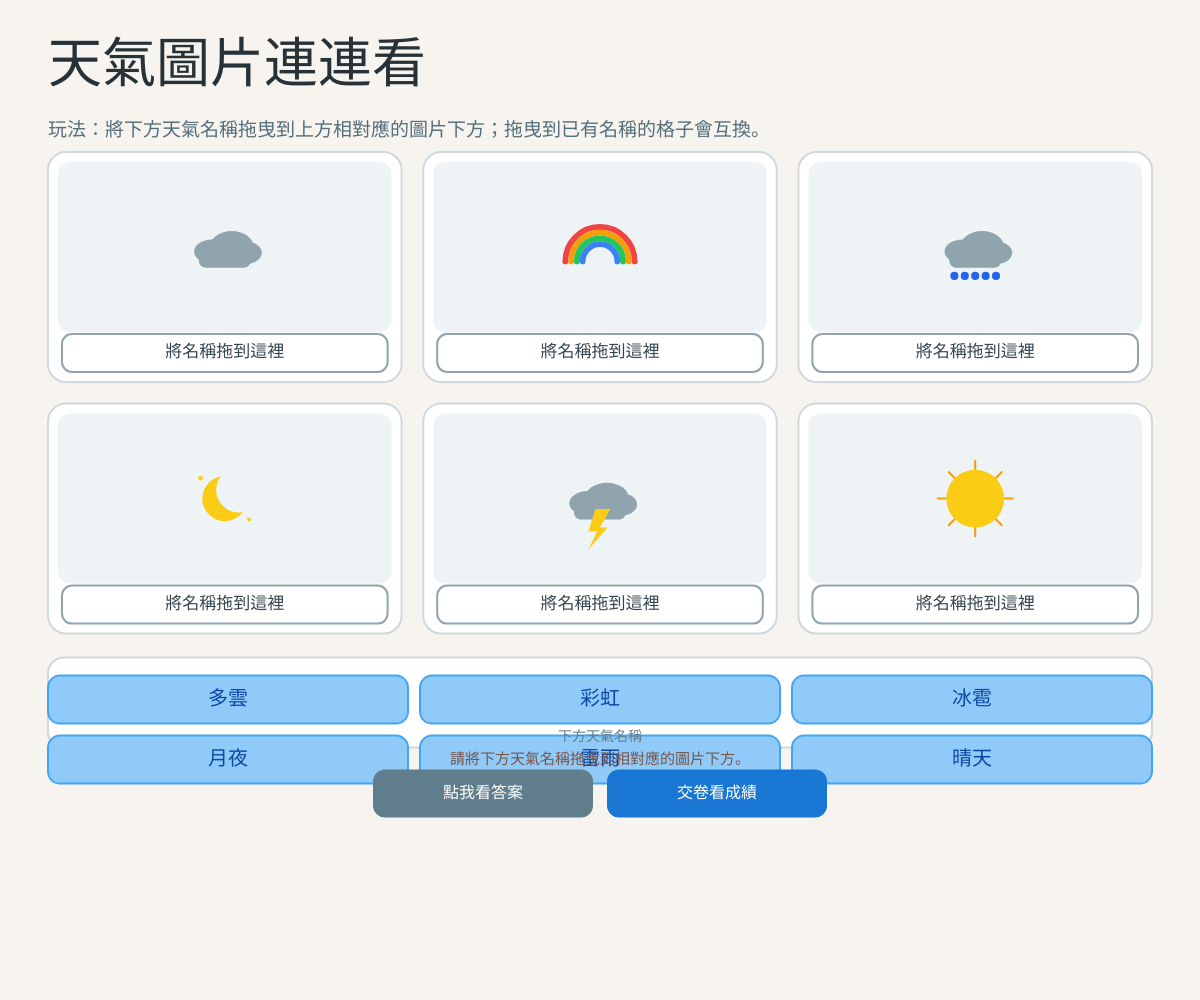
Frame 1 (no input)
Frame 60 (no input): identical to frame 1, image omitted
Frame 120 (the mouse pressed at the canvas centre since frame 60): identical to frame 1, image omitted

The p5.js sketch that drew this single still picture (run headless with seeded random() and noise() and a simulated clock; from frame 60 on, the mouse is pressed at the canvas centre):

// p5.js sketch
// ── sketch.js
let canvasElement = null; // 儲存 p5.js 畫布元素
let selectedWeather = []; // 儲存本次抽出的六種天氣
let slotAnswers = []; // 儲存六個圖片格的答案
let nameBank = []; // 儲存下方尚未放置的名稱
let draggedItem = null; // 儲存目前拖曳中的天氣名稱
let draggedSource = null; // 儲存拖曳來源資料
let dragX = 0; // 儲存拖曳中的 X 座標
let dragY = 0; // 儲存拖曳中的 Y 座標
let answerRevealed = false; // 紀錄是否已顯示答案
let submitted = false; // 紀錄是否已交卷
let score = 0; // 儲存測驗分數
let noticeText = ""; // 儲存操作提示文字
let noticeUntil = 0; // 儲存提示顯示期限
let confetti = []; // 儲存彩帶物件
let layout = {}; // 儲存響應式版面資料

const CORRECT_COLOR = "#d8e2dc"; // 設定正確答案背景顏色
const WRONG_COLOR = "#f4acb7"; // 設定錯誤答案背景顏色

const WEATHER_BANK = [ // 建立十二種天氣資料
  { name: "晴天", type: "sun" }, // 設定晴天資料
  { name: "多雲", type: "cloud" }, // 設定多雲資料
  { name: "下雨", type: "rain" }, // 設定下雨資料
  { name: "下雪", type: "snow" }, // 設定下雪資料
  { name: "雷雨", type: "thunder" }, // 設定雷雨資料
  { name: "彩虹", type: "rainbow" }, // 設定彩虹資料
  { name: "大風", type: "wind" }, // 設定大風資料
  { name: "霧天", type: "fog" }, // 設定霧天資料
  { name: "颱風", type: "storm" }, // 設定颱風資料
  { name: "月夜", type: "moon" }, // 設定月夜資料
  { name: "炎熱", type: "heat" }, // 設定炎熱資料
  { name: "冰雹", type: "hail" }, // 設定冰雹資料
]; // 結束天氣資料

function setup() { // 定義 p5.js 初始化函式
  canvasElement = createCanvas(windowWidth, windowHeight); // 建立全螢幕畫布
  canvasElement.position(0, 0); // 將畫布放在頁面左上角
  canvasElement.style("z-index", "0"); // 將畫布設定在底層
  document.body.style.margin = "0"; // 移除網頁預設邊界
  document.body.style.overflow = "hidden"; // 防止頁面出現捲軸
  document.body.style.touchAction = "none"; // 防止觸控時捲動網頁
  textFont("Arial, Noto Sans TC, sans-serif"); // 設定中文字型
  textAlign(CENTER, CENTER); // 設定文字置中
  rectMode(CORNER); // 設定矩形繪製模式
  startNewQuiz(); // 開始新的測驗
} // 結束 setup 函式

function draw() { // 定義 p5.js 主繪圖函式
  background("#f7f4ef"); // 設定全螢幕背景顏色
  updateLayout(); // 更新響應式版面
  drawHeader(); // 繪製標題與玩法
  drawWeatherCards(); // 繪製六張天氣圖片卡片
  drawNameBank(); // 繪製下方天氣名稱
  drawButtons(); // 繪製功能按鈕
  drawNotice(); // 繪製提示訊息
  drawDraggedItem(); // 繪製拖曳中的天氣名稱
  if (submitted && score / selectedWeather.length > 0.6) { // 判斷是否需要顯示彩帶
    updateConfetti(); // 更新彩帶位置
    drawConfetti(); // 繪製彩帶效果
  } // 結束彩帶判斷
} // 結束 draw 函式

function startNewQuiz() { // 定義重新開始測驗函式
  selectedWeather = shuffle([...WEATHER_BANK]).slice(0, 6); // 從十二種天氣隨機抽出六種
  selectedWeather = shuffle(selectedWeather); // 再次打亂圖片排列順序
  slotAnswers = Array(6).fill(null); // 清空六個圖片格
  nameBank = selectedWeather.map((weather) => weather.name); // 建立下方名稱清單
  answerRevealed = false; // 隱藏答案結果
  submitted = false; // 設定尚未交卷
  score = 0; // 將分數歸零
  draggedItem = null; // 清除拖曳項目
  draggedSource = null; // 清除拖曳來源
  confetti = []; // 清除彩帶
  noticeText = "請將下方天氣名稱拖曳到相對應的圖片下方。"; // 設定操作提示
  noticeUntil = millis() + 3000; // 設定提示結束時間
} // 結束 startNewQuiz 函式

function updateLayout() { // 定義響應式版面函式
  const margin = constrain(width * 0.04, 16, 48); // 計算頁面邊界
  const contentWidth = min(width - margin * 2, 1200); // 計算內容寬度
  const contentX = (width - contentWidth) / 2; // 計算內容起始位置
  const titleY = constrain(height * 0.07, 38, 68); // 計算標題位置
  const instructionY = titleY + 42; // 計算玩法說明位置
  const cardsY = instructionY + 42; // 計算天氣卡片位置
  const columns = width < 700 ? 2 : 3; // 依畫面寬度決定欄數
  const gap = constrain(width * 0.018, 10, 22); // 設定卡片間距
  const cardWidth = (contentWidth - gap * (columns - 1)) / columns; // 計算卡片寬度
  const cardHeight = width < 700 ? 190 : 230; // 計算卡片高度
  const rows = ceil(6 / columns); // 計算卡片列數
  const bankY = cardsY + rows * cardHeight + (rows - 1) * gap + 24; // 計算名稱區位置
  const bankHeight = width < 700 ? 150 : 90; // 計算名稱區高度
  const buttonY = bankY + bankHeight + 22; // 計算按鈕位置
  const buttonWidth = min(contentWidth * 0.28, 220); // 計算按鈕寬度
  const buttonHeight = 48; // 計算按鈕高度
  layout = { // 建立版面資料
    margin, // 儲存頁面邊界
    contentWidth, // 儲存內容寬度
    contentX, // 儲存內容起始位置
    titleY, // 儲存標題位置
    instructionY, // 儲存玩法位置
    cardsY, // 儲存卡片位置
    columns, // 儲存欄數
    gap, // 儲存卡片間距
    cardWidth, // 儲存卡片寬度
    cardHeight, // 儲存卡片高度
    rows, // 儲存卡片列數
    bankY, // 儲存名稱區位置
    bankHeight, // 儲存名稱區高度
    buttonY, // 儲存按鈕位置
    buttonWidth, // 儲存按鈕寬度
    buttonHeight, // 儲存按鈕高度
  }; // 結束版面資料
} // 結束 updateLayout 函式

function drawHeader() { // 定義標題繪製函式
  noStroke(); // 關閉外框
  fill("#263238"); // 設定標題顏色
  textAlign(LEFT, CENTER); // 設定文字靠左
  textSize(constrain(width * 0.05, 26, 54)); // 設定標題大小
  text("天氣圖片連連看", layout.margin, layout.titleY); // 顯示標題
  fill("#546e7a"); // 設定玩法文字顏色
  textSize(constrain(width * 0.018, 13, 19)); // 設定玩法文字大小
  text("玩法：將下方天氣名稱拖曳到上方相對應的圖片下方；拖曳到已有名稱的格子會互換。", layout.margin, layout.instructionY, layout.contentWidth, 42); // 顯示玩法說明
  textAlign(CENTER, CENTER); // 還原文字置中
} // 結束 drawHeader 函式

function getCardPosition(index) { // 定義取得天氣卡片位置函式
  const column = index % layout.columns; // 計算卡片欄位
  const row = floor(index / layout.columns); // 計算卡片列數
  return { // 回傳卡片位置
    x: layout.contentX + column * (layout.cardWidth + layout.gap), // 計算卡片 X 座標
    y: layout.cardsY + row * (layout.cardHeight + layout.gap), // 計算卡片 Y 座標
  }; // 結束位置資料
} // 結束 getCardPosition 函式

function drawWeatherCards() { // 定義天氣卡片繪製函式
  selectedWeather.forEach((weather, index) => { // 逐一繪製六張天氣卡片
    const position = getCardPosition(index); // 取得目前卡片位置
    const imageHeight = layout.cardHeight - 60; // 計算圖示區高度
    const answerY = position.y + layout.cardHeight - 48; // 計算答案格位置
    const currentAnswer = slotAnswers[index]; // 取得目前格子的答案
    let cardColor = "#ffffff"; // 設定預設卡片顏色
    if (answerRevealed && currentAnswer !== null) { // 判斷是否已顯示答案
      cardColor = currentAnswer === weather.name ? CORRECT_COLOR : WRONG_COLOR; // 設定答案顏色
    } // 結束答案顏色判斷
    fill(cardColor); // 填入卡片背景顏色
    stroke("#cfd8dc"); // 設定卡片外框顏色
    strokeWeight(2); // 設定卡片外框粗細
    rect(position.x, position.y, layout.cardWidth, layout.cardHeight, 18); // 繪製卡片
    fill("#eef3f5"); // 設定圖示區背景顏色
    noStroke(); // 關閉圖示區外框
    rect(position.x + 10, position.y + 10, layout.cardWidth - 20, imageHeight, 12); // 繪製圖示區
    push(); // 儲存繪圖狀態
    translate(position.x + layout.cardWidth / 2, position.y + 10 + imageHeight / 2); // 移動到圖示區中心
    drawWeatherIcon(weather.type, min(layout.cardWidth, imageHeight) * 0.34); // 繪製天氣圖示
    pop(); // 還原繪圖狀態
    fill("#ffffff"); // 設定答案格背景
    stroke("#90a4ae"); // 設定答案格外框
    strokeWeight(2); // 設定答案格外框粗細
    rect(position.x + 14, answerY, layout.cardWidth - 28, 38, 10); // 繪製答案放置格
    noStroke(); // 關閉答案格外框
    fill("#37474f"); // 設定答案文字顏色
    textSize(constrain(width * 0.018, 12, 17)); // 設定答案文字大小
    text(currentAnswer === null ? "將名稱拖到這裡" : currentAnswer, position.x + layout.cardWidth / 2, answerY + 19); // 顯示答案內容
    if (answerRevealed && currentAnswer !== null) { // 判斷是否顯示對錯
      fill(currentAnswer === weather.name ? "#2e7d32" : "#c62828"); // 設定對錯顏色
      textSize(13); // 設定對錯文字大小
      text(currentAnswer === weather.name ? "✓ 正確" : "✗ 錯誤", position.x + layout.cardWidth / 2, answerY + 57); // 顯示對錯
    } // 結束對錯判斷
  }); // 結束卡片繪製
} // 結束 drawWeatherCards 函式

function drawWeatherIcon(type, size) { // 定義天氣圖示繪製函式
  if (type === "sun") drawSunIcon(size); // 繪製晴天圖示
  if (type === "cloud") drawCloudIcon(size); // 繪製多雲圖示
  if (type === "rain") drawRainIcon(size); // 繪製下雨圖示
  if (type === "snow") drawSnowIcon(size); // 繪製下雪圖示
  if (type === "thunder") drawThunderIcon(size); // 繪製雷雨圖示
  if (type === "rainbow") drawRainbowIcon(size); // 繪製彩虹圖示
  if (type === "wind") drawWindIcon(size); // 繪製大風圖示
  if (type === "fog") drawFogIcon(size); // 繪製霧天圖示
  if (type === "storm") drawStormIcon(size); // 繪製颱風圖示
  if (type === "moon") drawMoonIcon(size); // 繪製月夜圖示
  if (type === "heat") drawHeatIcon(size); // 繪製炎熱圖示
  if (type === "hail") drawHailIcon(size); // 繪製冰雹圖示
} // 結束 drawWeatherIcon 函式

function drawSunIcon(size) { // 定義晴天圖示
  stroke("#f59e0b"); // 設定陽光線條顏色
  strokeWeight(max(2, size * 0.035)); // 設定陽光線條粗細
  for (let index = 0; index < 8; index += 1) { // 繪製八條陽光
    const angle = index * TWO_PI / 8; // 計算陽光角度
    line(cos(angle) * size * 0.45, sin(angle) * size * 0.45, cos(angle) * size * 0.65, sin(angle) * size * 0.65); // 繪製陽光線
  } // 結束陽光迴圈
  noStroke(); // 關閉外框
  fill("#facc15"); // 設定太陽顏色
  circle(0, 0, size); // 繪製太陽
} // 結束 drawSunIcon 函式

function drawCloudIcon(size) { // 定義多雲圖示
  noStroke(); // 關閉外框
  fill("#90a4ae"); // 設定雲朵顏色
  ellipse(-size * 0.22, size * 0.08, size * 0.62, size * 0.42); // 繪製左側雲朵
  ellipse(size * 0.12, 0, size * 0.76, size * 0.55); // 繪製中間雲朵
  ellipse(size * 0.38, size * 0.1, size * 0.52, size * 0.38); // 繪製右側雲朵
  rect(-size * 0.45, size * 0.08, size * 0.9, size * 0.28, size * 0.12); // 連接雲朵底部
} // 結束 drawCloudIcon 函式

function drawRainIcon(size) { // 定義下雨圖示
  drawCloudIcon(size); // 先繪製雲朵
  stroke("#38bdf8"); // 設定雨滴顏色
  strokeWeight(max(2, size * 0.04)); // 設定雨滴粗細
  for (let index = -2; index <= 2; index += 1) { // 繪製五滴雨
    line(index * size * 0.18, size * 0.32, index * size * 0.18 - size * 0.08, size * 0.58); // 繪製雨滴
  } // 結束雨滴迴圈
} // 結束 drawRainIcon 函式

function drawSnowIcon(size) { // 定義下雪圖示
  drawCloudIcon(size); // 先繪製雲朵
  fill("#60a5fa"); // 設定雪花顏色
  noStroke(); // 關閉外框
  for (let index = -2; index <= 2; index += 1) { // 繪製五片雪花
    circle(index * size * 0.18, size * 0.48, size * 0.11); // 繪製雪花
  } // 結束雪花迴圈
} // 結束 drawSnowIcon 函式

function drawThunderIcon(size) { // 定義雷雨圖示
  drawCloudIcon(size); // 先繪製雲朵
  fill("#facc15"); // 設定閃電顏色
  noStroke(); // 關閉外框
  beginShape(); // 開始繪製閃電
  vertex(-size * 0.08, size * 0.18); // 設定閃電第一個頂點
  vertex(size * 0.18, size * 0.18); // 設定閃電第二個頂點
  vertex(0, size * 0.5); // 設定閃電第三個頂點
  vertex(size * 0.13, size * 0.5); // 設定閃電第四個頂點
  vertex(-size * 0.2, size * 0.88); // 設定閃電第五個頂點
  vertex(-size * 0.05, size * 0.57); // 設定閃電第六個頂點
  vertex(-size * 0.2, size * 0.57); // 設定閃電第七個頂點
  endShape(CLOSE); // 結束閃電圖形
} // 結束 drawThunderIcon 函式

function drawRainbowIcon(size) { // 定義彩虹圖示
  noFill(); // 不填滿彩虹
  strokeWeight(size * 0.1); // 設定彩虹線條粗細
  stroke("#ef4444"); // 設定紅色彩虹線
  arc(0, size * 0.25, size * 1.2, size * 1.2, PI, TWO_PI); // 繪製紅色彩虹
  stroke("#f59e0b"); // 設定橙色彩虹線
  arc(0, size * 0.25, size, size, PI, TWO_PI); // 繪製橙色彩虹
  stroke("#22c55e"); // 設定綠色彩虹線
  arc(0, size * 0.25, size * 0.8, size * 0.8, PI, TWO_PI); // 繪製綠色彩虹
  stroke("#3b82f6"); // 設定藍色彩虹線
  arc(0, size * 0.25, size * 0.6, size * 0.6, PI, TWO_PI); // 繪製藍色彩虹
} // 結束 drawRainbowIcon 函式

function drawWindIcon(size) { // 定義大風圖示
  noFill(); // 不填滿風線
  stroke("#60a5fa"); // 設定風線顏色
  strokeWeight(max(2, size * 0.04)); // 設定風線粗細
  arc(-size * 0.15, -size * 0.12, size * 0.9, size * 0.35, PI, TWO_PI); // 繪製第一條風線
  arc(size * 0.05, size * 0.12, size * 0.95, size * 0.35, PI, TWO_PI); // 繪製第二條風線
  arc(-size * 0.15, size * 0.36, size * 0.7, size * 0.28, PI, TWO_PI); // 繪製第三條風線
} // 結束 drawWindIcon 函式

function drawFogIcon(size) { // 定義霧天圖示
  stroke("#94a3b8"); // 設定霧線顏色
  strokeWeight(max(3, size * 0.05)); // 設定霧線粗細
  for (let index = -1; index <= 1; index += 1) { // 繪製三條霧線
    line(-size * 0.5, index * size * 0.22, size * 0.5, index * size * 0.22); // 繪製霧線
  } // 結束霧線迴圈
} // 結束 drawFogIcon 函式

function drawStormIcon(size) { // 定義颱風圖示
  noFill(); // 不填滿颱風
  stroke("#6366f1"); // 設定颱風顏色
  strokeWeight(max(3, size * 0.045)); // 設定颱風線條粗細
  arc(0, 0, size, size * 0.65, 0, PI + HALF_PI); // 繪製颱風外圈
  arc(0, 0, size * 0.68, size * 0.45, PI, TWO_PI + QUARTER_PI); // 繪製颱風內圈
  circle(0, 0, size * 0.12); // 繪製颱風中心
} // 結束 drawStormIcon 函式

function drawMoonIcon(size) { // 定義月夜圖示
  noStroke(); // 關閉外框
  fill("#facc15"); // 設定月亮顏色
  circle(0, 0, size * 0.78); // 繪製月亮
  fill("#eef3f5"); // 設定背景色
  circle(size * 0.24, -size * 0.15, size * 0.78); // 製造月牙效果
  fill("#facc15"); // 設定星星顏色
  circle(-size * 0.42, -size * 0.35, size * 0.08); // 繪製星星
  circle(size * 0.42, size * 0.36, size * 0.07); // 繪製星星
} // 結束 drawMoonIcon 函式

function drawHeatIcon(size) { // 定義炎熱圖示
  drawSunIcon(size * 0.72); // 繪製縮小太陽
  stroke("#ef4444"); // 設定熱氣線條顏色
  strokeWeight(max(2, size * 0.04)); // 設定熱氣線條粗細
  noFill(); // 不填滿熱氣曲線
  arc(-size * 0.4, size * 0.4, size * 0.3, size * 0.55, PI, TWO_PI); // 繪製左側熱氣
  arc(0, size * 0.4, size * 0.3, size * 0.55, PI, TWO_PI); // 繪製中間熱氣
  arc(size * 0.4, size * 0.4, size * 0.3, size * 0.55, PI, TWO_PI); // 繪製右側熱氣
} // 結束 drawHeatIcon 函式

function drawHailIcon(size) { // 定義冰雹圖示
  drawCloudIcon(size); // 先繪製雲朵
  fill("#2563eb"); // 設定冰雹顏色
  noStroke(); // 關閉外框
  for (let index = -2; index <= 2; index += 1) { // 繪製五顆冰雹
    circle(index * size * 0.18, size * 0.5, size * 0.14); // 繪製冰雹
  } // 結束冰雹迴圈
} // 結束 drawHailIcon 函式

function getNamePosition(index) { // 定義取得下方名稱位置函式
  const columns = width < 700 ? 2 : 3; // 計算名稱欄數
  const gap = 12; // 設定名稱間距
  const itemWidth = (layout.contentWidth - gap * (columns - 1)) / columns; // 計算名稱寬度
  const itemHeight = 48; // 計算名稱高度
  const column = index % columns; // 計算名稱欄位
  const row = floor(index / columns); // 計算名稱列數
  return { // 回傳名稱位置資料
    x: layout.contentX + column * (itemWidth + gap), // 設定名稱 X 座標
    y: layout.bankY + 18 + row * (itemHeight + gap), // 設定名稱 Y 座標
    width: itemWidth, // 回傳名稱寬度
    height: itemHeight, // 回傳名稱高度
  }; // 結束名稱位置
} // 結束 getNamePosition 函式

function drawNameBank() { // 定義下方名稱區繪製函式
  fill("#ffffff"); // 設定名稱區背景顏色
  stroke("#cfd8dc"); // 設定名稱區外框顏色
  strokeWeight(2); // 設定名稱區外框粗細
  rect(layout.contentX, layout.bankY, layout.contentWidth, layout.bankHeight, 16); // 繪製名稱區
  nameBank.forEach((name, index) => { // 逐一繪製名稱標籤
    const position = getNamePosition(index); // 取得名稱位置
    fill("#90caf9"); // 設定名稱標籤背景
    stroke("#42a5f5"); // 設定名稱標籤外框
    strokeWeight(2); // 設定名稱標籤外框粗細
    rect(position.x, position.y, position.width, position.height, 12); // 繪製名稱標籤
    fill("#0d47a1"); // 設定名稱文字顏色
    noStroke(); // 關閉文字外框
    textSize(constrain(width * 0.02, 14, 20)); // 設定名稱文字大小
    text(name, position.x + position.width / 2, position.y + position.height / 2); // 顯示名稱
  }); // 結束名稱迴圈
  fill("#607d8b"); // 設定名稱區說明顏色
  noStroke(); // 關閉說明外框
  textSize(14); // 設定說明文字大小
  text("下方天氣名稱", layout.contentX + layout.contentWidth / 2, layout.bankY + layout.bankHeight - 10); // 顯示名稱區說明
} // 結束 drawNameBank 函式

function getAnswerPosition(index) { // 定義取得答案格位置函式
  const position = getCardPosition(index); // 取得卡片位置
  return { // 回傳答案格資料
    x: position.x + 14, // 設定答案格 X 座標
    y: position.y + layout.cardHeight - 48, // 設定答案格 Y 座標
    width: layout.cardWidth - 28, // 設定答案格寬度
    height: 38, // 設定答案格高度
  }; // 結束答案格資料
} // 結束 getAnswerPosition 函式

function getNameBankArea() { // 定義取得下方名稱區域函式
  return { // 回傳名稱區域資料
    x: layout.contentX, // 設定名稱區域 X 座標
    y: layout.bankY, // 設定名稱區域 Y 座標
    width: layout.contentWidth, // 設定名稱區域寬度
    height: layout.bankHeight, // 設定名稱區域高度
  }; // 結束名稱區域資料
} // 結束 getNameBankArea 函式

function getBankNameAt(x, y) { // 定義取得下方名稱函式
  for (let index = 0; index < nameBank.length; index += 1) { // 逐一檢查名稱
    const position = getNamePosition(index); // 取得名稱位置
    if (isInside(x, y, position.x, position.y, position.width, position.height)) { // 判斷是否按到名稱
      return nameBank[index]; // 回傳名稱
    } // 結束位置判斷
  } // 結束名稱檢查
  return null; // 找不到名稱時回傳空值
} // 結束 getBankNameAt 函式

function getSlotAt(x, y) { // 定義取得圖片答案格函式
  for (let index = 0; index < 6; index += 1) { // 逐一檢查六個圖片格
    const position = getAnswerPosition(index); // 取得答案格位置
    if (isInside(x, y, position.x, position.y, position.width, position.height)) { // 判斷是否按到答案格
      return index; // 回傳圖片格索引
    } // 結束位置判斷
  } // 結束圖片格檢查
  return null; // 找不到圖片格時回傳空值
} // 結束 getSlotAt 函式

function findNameSlot(name) { // 定義尋找名稱所在格函式
  return slotAnswers.indexOf(name); // 回傳名稱所在格索引
} // 結束 findNameSlot 函式

function mousePressed() { // 定義滑鼠按下事件
  if (submitted) { // 判斷是否已經交卷
    const restartY = layout.buttonY + layout.buttonHeight + 30 + 34 + 70 + 6 * 26 + 26; // 計算重新測驗按鈕位置
    const restartWidth = min(layout.contentWidth * 0.6, 260); // 計算重新測驗按鈕寬度
    const restartX = (width - restartWidth) / 2; // 計算重新測驗按鈕 X 座標
    if (isInside(mouseX, mouseY, restartX, restartY, restartWidth, 44)) { // 判斷是否按下重新抽題
      startNewQuiz(); // 重新開始測驗
      return false; // 停止預設事件
    } // 結束重新抽題判斷
  } // 結束交卷判斷
  const buttonGap = 14; // 設定按鈕間距
  const totalWidth = layout.buttonWidth * 2 + buttonGap; // 計算按鈕總寬度
  const startX = (width - totalWidth) / 2; // 計算按鈕起始位置
  if (isInside(mouseX, mouseY, startX, layout.buttonY, layout.buttonWidth, layout.buttonHeight)) { // 判斷是否按下看答案
    answerRevealed = true; // 顯示答案
    return false; // 停止預設事件
  } // 結束看答案判斷
  if (isInside(mouseX, mouseY, startX + layout.buttonWidth + buttonGap, layout.buttonY, layout.buttonWidth, layout.buttonHeight)) { // 判斷是否按下交卷
    submitQuiz(); // 執行交卷
    return false; // 停止預設事件
  } // 結束交卷判斷
  if (submitted) { // 交卷後不再允許拖曳
    return false; // 停止預設事件
  } // 結束交卷限制
  const bankName = getBankNameAt(mouseX, mouseY); // 取得下方被按到的名稱
  if (bankName !== null) { // 判斷是否按到名稱
    draggedItem = bankName; // 儲存拖曳中的名稱
    draggedSource = { type: "bank" }; // 記錄名稱來自下方
    dragX = mouseX; // 儲存拖曳 X 座標
    dragY = mouseY; // 儲存拖曳 Y 座標
    return false; // 停止預設事件
  } // 結束下方名稱判斷
  const slotIndex = getSlotAt(mouseX, mouseY); // 取得被按到的圖片格
  if (slotIndex !== null && slotAnswers[slotIndex] !== null) { // 判斷是否按到已有名稱的格子
    draggedItem = slotAnswers[slotIndex]; // 儲存格子內的名稱
    draggedSource = { type: "slot", index: slotIndex }; // 記錄名稱來自圖片格
    dragX = mouseX; // 儲存拖曳 X 座標
    dragY = mouseY; // 儲存拖曳 Y 座標
    return false; // 停止預設事件
  } // 結束圖片格判斷
  return false; // 停止預設事件
} // 結束 mousePressed 函式

function mouseDragged() { // 定義滑鼠拖曳事件
  if (draggedItem !== null) { // 判斷是否正在拖曳
    dragX = mouseX; // 更新拖曳 X 座標
    dragY = mouseY; // 更新拖曳 Y 座標
  } // 結束拖曳判斷
  return false; // 停止預設事件
} // 結束 mouseDragged 函式

function mouseReleased() { // 定義滑鼠放開事件
  if (draggedItem !== null) { // 判斷是否有拖曳項目
    placeDraggedItem(mouseX, mouseY); // 放置拖曳名稱
    draggedItem = null; // 清除拖曳名稱
    draggedSource = null; // 清除拖曳來源
  } // 結束拖曳判斷
  return false; // 停止預設事件
} // 結束 mouseReleased 函式

function touchStarted() { // 定義觸控開始事件
  if (touches.length > 0) { // 判斷是否有觸控資料
    mouseX = touches[0].x; // 取得觸控 X 座標
    mouseY = touches[0].y; // 取得觸控 Y 座標
    mousePressed(); // 共用滑鼠按下邏輯
  } // 結束觸控判斷
  return false; // 停止觸控預設行為
} // 結束 touchStarted 函式

function touchMoved() { // 定義觸控移動事件
  if (touches.length > 0) { // 判斷是否有觸控資料
    mouseX = touches[0].x; // 取得觸控 X 座標
    mouseY = touches[0].y; // 取得觸控 Y 座標
    mouseDragged(); // 共用滑鼠拖曳邏輯
  } // 結束觸控判斷
  return false; // 停止觸控預設行為
} // 結束 touchMoved 函式

function touchEnded() { // 定義觸控結束事件
  mouseReleased(); // 共用滑鼠放開邏輯
  return false; // 停止觸控預設行為
} // 結束 touchEnded 函式

function placeDraggedItem(x, y) { // 定義放置拖曳名稱函式
  const targetSlot = getSlotAt(x, y); // 取得目標圖片格索引
  const nameBankArea = getNameBankArea(); // 取得下方名稱區
  const oldSlot = findNameSlot(draggedItem); // 取得拖曳名稱原本位置
  if (targetSlot !== null) { // 判斷是否放入圖片格
    const targetName = slotAnswers[targetSlot]; // 取得目標格原本名稱
    if (oldSlot !== -1) { // 判斷是否從圖片格拖曳
      slotAnswers[oldSlot] = targetName; // 先把目標名稱放到原本格子
    } // 結束來源格處理
    slotAnswers[targetSlot] = draggedItem; // 將拖曳名稱放入目標格
    nameBank = nameBank.filter((name) => name !== draggedItem); // 從下方名稱區移除拖曳名稱
    if (targetName !== null && oldSlot === -1) { // 判斷是否從下方拖到已有名稱格
      nameBank.push(targetName); // 將被替換名稱放回下方
    } // 結束下方交換處理
    noticeText = "名稱已放入圖片格。"; // 設定成功提示
    noticeUntil = millis() + 1600; // 設定提示時間
    return; // 結束放置處理
  } // 結束圖片格判斷
  if (isInside(x, y, nameBankArea.x, nameBankArea.y, nameBankArea.width, nameBankArea.height)) { // 判斷是否放回下方
    if (oldSlot !== -1) { // 判斷是否來自圖片格
      slotAnswers[oldSlot] = null; // 清空原本圖片格
      if (!nameBank.includes(draggedItem)) { // 判斷名稱是否不在下方
        nameBank.push(draggedItem); // 將名稱放回下方
      } // 結束名稱放回判斷
    } // 結束來源判斷
    noticeText = "名稱已放回下方名稱區。"; // 設定放回提示
    noticeUntil = millis() + 1600; // 設定提示時間
    return; // 結束放回處理
  } // 結束名稱區判斷
  noticeText = "請放到圖片下方格子或名稱區。"; // 設定錯誤位置提示
  noticeUntil = millis() + 1800; // 設定提示時間
} // 結束 placeDraggedItem 函式

function drawButtons() { // 定義按鈕繪製函式
  const buttonGap = 14; // 設定按鈕間距
  const totalWidth = layout.buttonWidth * 2 + buttonGap; // 計算按鈕總寬度
  const startX = (width - totalWidth) / 2; // 計算按鈕起始位置
  fill("#607d8b"); // 設定看答案按鈕顏色
  noStroke(); // 關閉按鈕外框
  rect(startX, layout.buttonY, layout.buttonWidth, layout.buttonHeight, 12); // 繪製看答案按鈕
  fill("#ffffff"); // 設定看答案文字顏色
  textSize(16); // 設定看答案文字大小
  text("點我看答案", startX + layout.buttonWidth / 2, layout.buttonY + layout.buttonHeight / 2); // 顯示看答案文字
  fill("#1976d2"); // 設定交卷按鈕顏色
  rect(startX + layout.buttonWidth + buttonGap, layout.buttonY, layout.buttonWidth, layout.buttonHeight, 12); // 繪製交卷按鈕
  fill("#ffffff"); // 設定交卷文字顏色
  text("交卷看成績", startX + layout.buttonWidth + buttonGap + layout.buttonWidth / 2, layout.buttonY + layout.buttonHeight / 2); // 顯示交卷文字
  if (submitted) { // 判斷是否已經交卷
    const percentage = round(score / selectedWeather.length * 100); // 計算百分比
    const resultY = layout.buttonY + layout.buttonHeight + 32; // 設定結果位置
    fill("#263238"); // 設定結果文字顏色
    textSize(22); // 設定結果文字大小
    text(`得分：${score} / ${selectedWeather.length}（${percentage}%）`, width / 2, resultY); // 顯示總分
    textSize(18); // 設定提示文字大小
    if (percentage > 60) { // 判斷是否超過百分之六十
      fill("#2e7d32"); // 設定通過文字顏色
      text("恭喜通過！彩帶正在為你慶祝！", width / 2, resultY + 34); // 顯示通過訊息
    } else { // 處理未通過狀態
      fill("#ad1457"); // 設定未通過文字顏色
      text("繼續努力，你一定會進步！", width / 2, resultY + 34); // 顯示鼓勵文字
    } // 結束成績判斷
    drawReview(resultY + 72); // 顯示每題結果
    drawRestartButton(resultY + 72 + 6 * 27 + 25); // 繪製重新測驗按鈕
  } // 結束交卷判斷
} // 結束 drawButtons 函式

function drawReview(startY) { // 定義答案檢視函式
  textAlign(LEFT, CENTER); // 設定文字靠左
  textSize(14); // 設定結果文字大小
  selectedWeather.forEach((weather, index) => { // 逐一顯示每題結果
    const correct = slotAnswers[index] === weather.name; // 判斷答案是否正確
    fill(correct ? "#2e7d32" : "#c62828"); // 設定對錯文字顏色
    const answerText = slotAnswers[index] === null ? "未作答" : slotAnswers[index]; // 取得使用者答案
    text(`${correct ? "✓" : "✗"} 第 ${index + 1} 題：${answerText}，正確答案：${weather.name}`, layout.contentX, startY + index * 27); // 顯示每題結果
  }); // 結束結果迴圈
  textAlign(CENTER, CENTER); // 還原文字置中
} // 結束 drawReview 函式

function drawRestartButton(y) { // 定義重新抽題按鈕函式
  const buttonWidth = min(layout.contentWidth * 0.6, 260); // 設定按鈕寬度
  const buttonHeight = 44; // 設定按鈕高度
  const buttonX = (width - buttonWidth) / 2; // 設定按鈕 X 座標
  fill("#455a64"); // 設定按鈕背景顏色
  noStroke(); // 關閉按鈕外框
  rect(buttonX, y, buttonWidth, buttonHeight, 12); // 繪製重新抽題按鈕
  fill("#ffffff"); // 設定按鈕文字顏色
  textSize(16); // 設定按鈕文字大小
  text("重新抽題", width / 2, y + buttonHeight / 2); // 顯示重新抽題文字
} // 結束 drawRestartButton 函式

function drawNotice() { // 定義提示訊息繪製函式
  if (noticeText === "" || millis() > noticeUntil) { // 判斷提示是否過期
    return; // 結束函式
  } // 結束提示判斷
  fill("#795548"); // 設定提示文字顏色
  noStroke(); // 關閉提示外框
  textSize(15); // 設定提示文字大小
  text(noticeText, width / 2, min(height - 24, layout.buttonY - 10)); // 顯示提示文字
} // 結束 drawNotice 函式

function drawDraggedItem() { // 定義拖曳標籤繪製函式
  if (draggedItem === null) { // 判斷是否有拖曳項目
    return; // 沒有拖曳時結束
  } // 結束拖曳判斷
  push(); // 儲存繪圖狀態
  rectMode(CENTER); // 設定矩形中心模式
  fill("#42a5f5"); // 設定拖曳標籤背景
  stroke("#1565c0"); // 設定拖曳標籤外框
  strokeWeight(2); // 設定拖曳標籤外框粗細
  rect(dragX, dragY, min(layout.cardWidth, 240), 46, 12); // 繪製拖曳標籤
  noStroke(); // 關閉文字外框
  fill("#ffffff"); // 設定拖曳文字顏色
  textSize(16); // 設定拖曳文字大小
  text(draggedItem, dragX, dragY); // 顯示拖曳名稱
  pop(); // 還原繪圖狀態
} // 結束 drawDraggedItem 函式

function submitQuiz() { // 定義交卷函式
  if (slotAnswers.some((answer) => answer === null)) { // 判斷是否還有空格
    noticeText = "請先完成六個圖片格，再按交卷看成績。"; // 設定未完成提示
    noticeUntil = millis() + 2200; // 設定提示時間
    return; // 尚未完成時結束
  } // 結束空格判斷
  score = selectedWeather.reduce((total, weather, index) => total + (slotAnswers[index] === weather.name ? 1 : 0), 0); // 計算答對題數
  submitted = true; // 設定已交卷
  answerRevealed = true; // 交卷後顯示答案
  if (score / selectedWeather.length > 0.6) { // 判斷是否超過百分之六十
    createConfetti(); // 建立彩帶
  } // 結束及格判斷
} // 結束 submitQuiz 函式

function createConfetti() { // 定義建立彩帶函式
  confetti = []; // 清空彩帶陣列
  for (let index = 0; index < 100; index += 1) { // 建立一百個彩帶
    confetti.push({ // 加入彩帶資料
      x: random(width), // 設定彩帶 X 座標
      y: random(-height, 0), // 設定彩帶 Y 座標
      width: random(6, 13), // 設定彩帶寬度
      height: random(10, 24), // 設定彩帶高度
      speed: random(1, 4), // 設定彩帶速度
      angle: random(TWO_PI), // 設定彩帶角度
      spin: random(-0.08, 0.08), // 設定彩帶旋轉速度
      sway: random(0.02, 0.06), // 設定彩帶擺動速度
      offset: random(TWO_PI), // 設定彩帶擺動偏移
      color: color(random(255), random(255), random(255)), // 設定彩帶顏色
    }); // 結束彩帶資料
  } // 結束彩帶迴圈
} // 結束 createConfetti 函式

function updateConfetti() { // 定義更新彩帶函式
  confetti.forEach((piece) => { // 逐一更新彩帶
    piece.y += piece.speed; // 讓彩帶向下移動
    piece.x += sin(frameCount * piece.sway + piece.offset); // 讓彩帶左右擺動
    piece.angle += piece.spin; // 更新彩帶角度
    if (piece.y > height + 30) { // 判斷彩帶是否離開畫面
      piece.y = random(-100, -20); // 將彩帶放回畫面上方
      piece.x = random(width); // 重新設定彩帶 X 座標
    } // 結束彩帶重設判斷
  }); // 結束彩帶更新
} // 結束 updateConfetti 函式

function drawConfetti() { // 定義彩帶繪製函式
  confetti.forEach((piece) => { // 逐一繪製彩帶
    push(); // 儲存繪圖狀態
    translate(piece.x, piece.y); // 移動到彩帶位置
    rotate(piece.angle); // 旋轉彩帶
    rectMode(CENTER); // 設定矩形中心模式
    fill(piece.color); // 設定彩帶顏色
    noStroke(); // 關閉彩帶外框
    rect(0, 0, piece.width, piece.height, 2); // 繪製彩帶
    pop(); // 還原繪圖狀態
  }); // 結束彩帶繪製
} // 結束 drawConfetti 函式

function isInside(x, y, areaX, areaY, areaWidth, areaHeight) { // 定義區域判斷函式
  return x >= areaX && x <= areaX + areaWidth && y >= areaY && y <= areaY + areaHeight; // 回傳座標是否位於區域內
} // 結束 isInside 函式

function windowResized() { // 定義視窗改變函式
  resizeCanvas(windowWidth, windowHeight); // 重新調整畫布大小
  updateLayout(); // 重新計算版面
} // 結束 windowResized 函式
